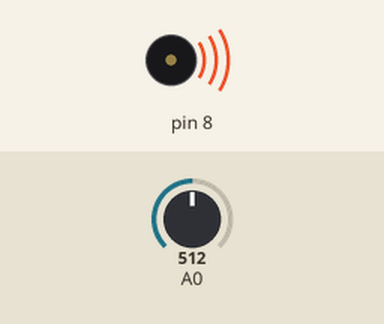
A sketch run on a simulated Arduino Uno, built with avr-gcc and run on an emulated ATmega328P. On the bench: buzzer (waves = sounding). The inputs (shaded band) are chosen by the test bench; at power-on: A0 = 512.

Above: at 1.2 s.
1.3 s: A0 set to 456
2.8 s: A0 set to 425
At 3.5 s:
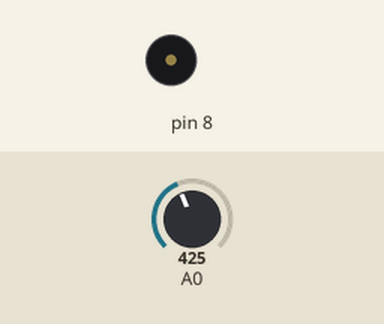
4.3 s: A0 set to 511
At 5.4 s:
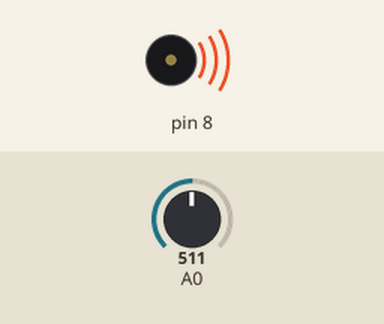
5.8 s: A0 set to 306
At 6.9 s:
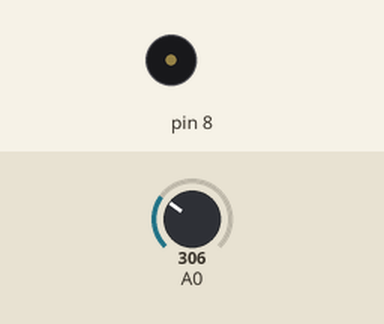
Timing chart, 0 to 8.3 s (numbered marks = the images above; inputs shaded):
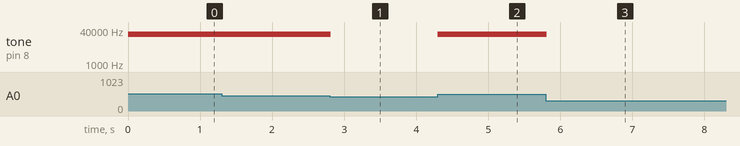

The sketch:

Multiplex.ino
```cpp
#include "pitches.h"


int value;


const int threshold = 10;


//notes to play corresponding to sensors


int notes[] = {
  NOTE_A4, NOTE_B4, NOTE_C4, NOTE_D4, NOTE_E4, NOTE_F4 };


int low[] = {
  959, 930, 843, 877, 779, 799};


int high[] = {
  960, 932, 845, 878, 781, 801};


void setup ()
{


}


void loop() {


value = analogRead(A0);


  Serial.println(value);


  if(value >= low[0] && value <= high[0]){


     tone(8, notes[1], 20);


  }


  if(value>=low[2] && value<=high[2]){


    tone(8,notes[2],20);


  }


  if(value>=low[3] && value<=high[3]){


    tone(8,notes[3],20);


  }

  if(value>=low[4] && value<=high[4]){


    tone(8,notes[5],20);


  }
  if(value>=low[5] && value<=high[5]){


    tone(8,notes[6],20);


  }
  if(value>=low[6] && value<=high[6]){


    tone(8,notes[6],20);


  }


}
```

pitches.h
```cpp
/*************************************************
 * Public Constants
 *************************************************/

#define NOTE_B0  31
#define NOTE_C1  33
#define NOTE_CS1 35
#define NOTE_D1  37
#define NOTE_DS1 39
#define NOTE_E1  41
#define NOTE_F1  44
#define NOTE_FS1 46
#define NOTE_G1  49
#define NOTE_GS1 52
#define NOTE_A1  55
#define NOTE_AS1 58
#define NOTE_B1  62
#define NOTE_C2  65
#define NOTE_CS2 69
#define NOTE_D2  73
#define NOTE_DS2 78
#define NOTE_E2  82
#define NOTE_F2  87
#define NOTE_FS2 93
#define NOTE_G2  98
#define NOTE_GS2 104
#define NOTE_A2  110
#define NOTE_AS2 117
#define NOTE_B2  123
#define NOTE_C3  131
#define NOTE_CS3 139
#define NOTE_D3  147
#define NOTE_DS3 156
#define NOTE_E3  165
#define NOTE_F3  175
#define NOTE_FS3 185
#define NOTE_G3  196
#define NOTE_GS3 208
#define NOTE_A3  220
#define NOTE_AS3 233
#define NOTE_B3  247
#define NOTE_C4  262
#define NOTE_CS4 277
#define NOTE_D4  294
#define NOTE_DS4 311
#define NOTE_E4  330
#define NOTE_F4  349
#define NOTE_FS4 370
#define NOTE_G4  392
#define NOTE_GS4 415
#define NOTE_A4  440
#define NOTE_AS4 466
#define NOTE_B4  494
#define NOTE_C5  523
#define NOTE_CS5 554
#define NOTE_D5  587
#define NOTE_DS5 622
#define NOTE_E5  659
#define NOTE_F5  698
#define NOTE_FS5 740
#define NOTE_G5  784
#define NOTE_GS5 831
#define NOTE_A5  880
#define NOTE_AS5 932
#define NOTE_B5  988
#define NOTE_C6  1047
#define NOTE_CS6 1109
#define NOTE_D6  1175
#define NOTE_DS6 1245
#define NOTE_E6  1319
#define NOTE_F6  1397
#define NOTE_FS6 1480
#define NOTE_G6  1568
#define NOTE_GS6 1661
#define NOTE_A6  1760
#define NOTE_AS6 1865
#define NOTE_B6  1976
#define NOTE_C7  2093
#define NOTE_CS7 2217
#define NOTE_D7  2349
#define NOTE_DS7 2489
#define NOTE_E7  2637
#define NOTE_F7  2794
#define NOTE_FS7 2960
#define NOTE_G7  3136
#define NOTE_GS7 3322
#define NOTE_A7  3520
#define NOTE_AS7 3729
#define NOTE_B7  3951
#define NOTE_C8  4186
#define NOTE_CS8 4435
#define NOTE_D8  4699
#define NOTE_DS8 4978
```

Measured:
- the behaviour switches between 440 and 439 on A0 (found by bisection; images 0 and 1)
- after the input at 1.3 s, every drawn part: stays the same
- after the input at 2.8 s, tone on pin 8: 25345 Hz → silent at once
- after the input at 4.3 s, tone on pin 8: silent → 25345 Hz at once
- after the input at 5.8 s, tone on pin 8: 25345 Hz → silent at once
